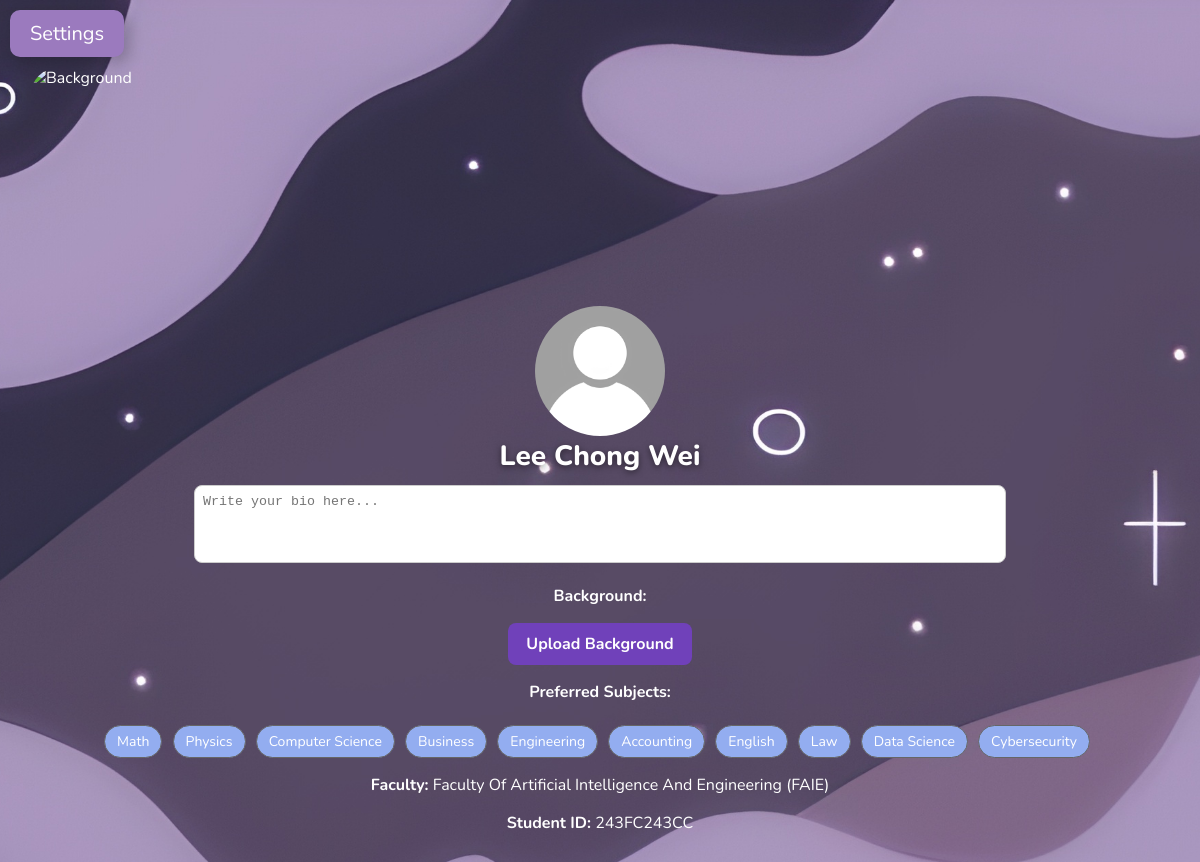
The page /edit_profile/5 (signed in) on the database its author committed.
### app.py (models this page shows)
class User(db.Model):
    id = db.Column(db.Integer, primary_key=True)
    username = db.Column(db.String(100), unique=True, nullable=False)
    password = db.Column(db.String(300), nullable=False)
    faculty = db.Column(db.String(100), nullable=False)
    student_id = db.Column(db.String(100), unique=True, nullable=False)
    user_email = db.Column(db.String(100), unique=True, nullable=False)
    mmu_email = db.Column(db.String(100), unique=True, nullable=True)
    bio = db.Column(db.Text, nullable=True)
    avatar = db.Column(db.String(300), nullable=True)
    background = db.Column(db.String(300), nullable=True)
    preferred_subjects = db.Column(db.String(100), nullable=True)
    verified = db.Column(db.Boolean, default=False)
    status = db.Column(db.String(20), default='active')
    created_at = db.Column(db.DateTime, default=datetime.utcnow)
    admin = db.Column(db.Boolean, default=False)
    mmu_email_updated_at = db.Column(db.DateTime, nullable=True)

### app.py (the view, shortened to what this page needs)
@app.route("/edit_profile/<int:user_id>", methods=["GET", "POST"])
def edit_profile(user_id):
    user = User.query.get(user_id)
    if not user:
        return "User not found", 404
    if "user_id" not in session:
        return redirect(url_for("login"))
    if session["user_id"] != user_id and not session.get("is_admin"):
        abort(403)
    avatar = user.avatar or "img/default_avatar.jpg"
    background = user.background or "default_bg.jpg"
    bio = user.bio or ""
    error = None
    if is_mmu_email(user.mmu_email):
        email_editable = False #false means that email cannot be edited
    else:
        email_editable = True
    return render_template(
        "edit_profile.html",
        user=user,
        avatar=avatar,
        background=background,
        bio=user.bio,
        error=error,
        email_editable=email_editable
    )

### app.py (called while the page is built)
def is_mmu_email(email):
    if not email:
        return False
    return email.endswith("@mmu.edu.my") or email.endswith("@student.mmu.edu.my")

### templates/edit_profile.html (shortened to what this page needs)
<!DOCTYPE html>
<html>
<head>
    <link rel="stylesheet" href="{{ url_for('static', filename='Style.css') }}">
</head>
<body>
    <label for="menu-toggle" class="openbtn">Settings</label>
    <div class="profile-cover">
        <img src="{{ url_for('static', filename=background) }}" alt="Background" class="profile-background">
        <div class="profile-avatar">
            <form method="POST" enctype="multipart/form-data" id="avatar-form">
                <label for="avatar-upload">
                    <img src="{{ url_for('static', filename=avatar) }}" alt="Avatar">
                </label>
            </form>
        </div>
    </div>
    <div class="profile-info">
        <h1>{{ user.username }}</h1>
        <form method="POST" enctype="multipart/form-data">
            <textarea name="bio" rows="4" placeholder="Write your bio here...">{{ bio or '' }}</textarea>
            <p><strong>Background:</strong></p>
            <label for="background-upload" class="custom-file-upload">
                Upload Background
            </label>
            <p><strong>Preferred Subjects:</strong></p>
            <div class="multi-select">
                {% set all_subjects = ["Math", "Physics", "Computer Science", "Business", "Engineering", "Accounting", "English", "Law", "Data Science", "Cybersecurity"] %}
                {% for subject in all_subjects %}
                    <label for="subject-{{ loop.index }}">{{ subject }}</label>
                {% endfor %}
            </div>
            <p><strong>Faculty:</strong> {{ user.faculty }}</p>
            <p><strong>Student ID:</strong> {{ user.student_id }}</p>
        </form>
    </div>
</body>
</html>

### static/Style.css (style rules this page uses)
body { font-family: 'Nunito', sans-serif; color: #ffffff; background: #f4f6f8; background-image: url("img/home background.jpg"); background-size: cover; background-repeat: no-repeat; background-position: center center; min-height: 100vh; margin: 0; padding: 0; }
html, body, * { cursor: url("img/cursor.png") 0 0, auto !important; }
a, button, input, select, textarea { cursor: url("img/cursor.png") 0 0, auto !important; }
body { margin: 0; font-family: 'Nunito', sans-serif; }
.openbtn { font-size: 20px; cursor: pointer; background-color: #9b7abe; color: white; padding: 10px 20px; border: none; display: inline-block; margin: 10px; border-radius: 10px; box-shadow: 5px 5px 15px rgba(0,0,0,0.2); }
.profile-cover { width: 100%; height: 300px; position: relative; overflow: visible; }
.profile-background { width: 95%; height: 100%; object-fit: cover; position: absolute; top: 0; left: 0; border-radius: 30px; left: 50%; transform: translateX(-50%); }
.profile-avatar { position: absolute; bottom: -75px; left: 50%; transform: translateX(-50%); z-index: 10; }
.profile-avatar img { width: 130px; height: 130px; border-radius: 50%; object-fit: cover; cursor: pointer; transition: transform 0.2s; }
.profile-info { margin-top: 40px; text-align: center; padding: 20px; border-radius: 12px; max-height: 400px; overflow-y: auto; }
.profile-info h1 { margin: 10px 0; font-size: 28px; font-weight: 800; color: #fff; text-shadow: 0 2px 6px rgba(0,0,0,0.5); }
.profile-info textarea { width: 70%; border-radius: 8px; border: 1px solid #ccc; padding: 8px; resize: none; box-sizing: border-box; }
.multi-select label { justify-content: center; display: inline-block; padding: 6px 12px; margin: 6px 6px 0 0; border: 1px solid #666; border-radius: 20px; cursor: pointer; user-select: none; background: #93adf0; transition: all 0.2s ease-in-out; font-size: 14px; }
.custom-file-upload { display: inline-block; padding: 10px 18px; border-radius: 8px; background: #7041ba; color: #fff; font-weight: bold; cursor: pointer; transition: background 0.2s; }

### rows shown on the page
User: username "Lee Chong Wei", faculty "Faculty Of Artificial Intelligence And Engineering (FAIE)", student_id "243FC243CC"

### other values the page prints
{{ subject }} "Math" "Physics" "Computer Science" "Business" "Engineering" "Accounting" "English" "Law" "Data Science" "Cybersecurity"
